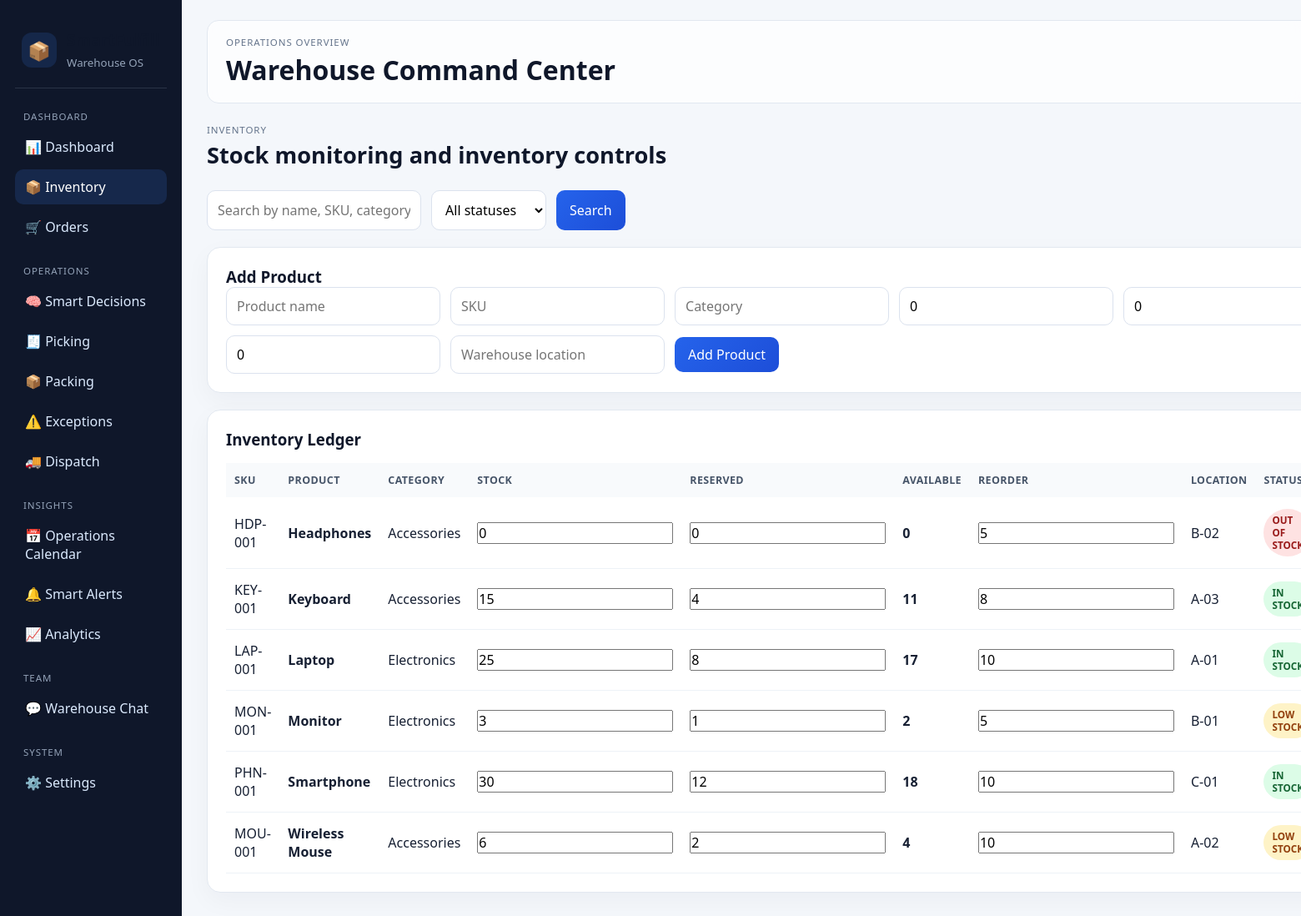
Page /inventory on the committed database.
### tables this page shows
CREATE TABLE inventory (
            id INTEGER PRIMARY KEY AUTOINCREMENT,
            sku TEXT UNIQUE NOT NULL,
            name TEXT NOT NULL,
            category TEXT NOT NULL,
            stock INTEGER NOT NULL,
            reserved INTEGER DEFAULT 0,
            reorder_level INTEGER NOT NULL,
            location TEXT NOT NULL
        );

### app.py (the view, shortened to what this page needs)
@app.route('/inventory', methods=['GET'])
def inventory():
    query = request.args.get('q', '').strip()
    status_filter = request.args.get('status', 'ALL').upper()
    conn = get_db()
    sql = '''
        SELECT *
        FROM inventory
        WHERE 1 = 1
    '''
    params = []
    if query:
        sql += ' AND (name LIKE ? OR sku LIKE ? OR category LIKE ? OR location LIKE ?)'
        like = f'%{query}%'
        params.extend([like, like, like, like])
    sql += ' ORDER BY name'
    products = conn.execute(sql, params).fetchall()
    conn.close()
    return render_template('inventory.html', products=products, query=query, status_filter=status_filter)

### database.py (called while the page is built)
def get_db():
    conn = sqlite3.connect(DATABASE)
    conn.row_factory = sqlite3.Row
    return conn

### templates/inventory.html (shortened to what this page needs)
{% extends "base.html" %}
{% block content %}
<div class="page-header">
    <div>
        <p class="eyebrow">Inventory</p>
        <h2>Stock monitoring and inventory controls</h2>
    </div>
</div>
<div class="toolbar">
    <form class="search-form" method="get" action="/inventory">
        <input type="text" name="q" value="{{ query }}" placeholder="Search by name, SKU, category, location">
        <select name="status">
            <option value="ALL" {% if status_filter == 'ALL' %}selected{% endif %}>All statuses</option>
        </select>
        <button type="submit">Search</button>
    </form>
</div>
<section class="panel add-form-panel">
    <h3>Add Product</h3>
    <form method="post" action="/inventory/add" class="inline-form">
        <input type="text" name="name" placeholder="Product name" required>
        <input type="text" name="sku" placeholder="SKU" required>
        <input type="text" name="category" placeholder="Category" required>
        <input type="number" name="stock" min="0" value="0" required>
        <input type="number" name="reserved" min="0" value="0" required>
        <input type="number" name="reorder_level" min="0" value="0" required>
        <input type="text" name="location" placeholder="Warehouse location" required>
        <button type="submit">Add Product</button>
    </form>
</section>
<section class="panel">
    <div class="panel-header">
        <h3>Inventory Ledger</h3>
    </div>
    <div class="table-wrap">
        <table>
            <thead>
                <tr>
                    <th>SKU</th>
                    <th>Product</th>
                    <th>Category</th>
                    <th>Stock</th>
                    <th>Reserved</th>
                    <th>Available</th>
                    <th>Reorder</th>
                    <th>Location</th>
                    <th>Status</th>
                </tr>
            </thead>
            <tbody>
                {% for product in products %}
                {% set available = product['stock'] - product['reserved'] %}
                <tr>
                    <td>{{ product['sku'] }}</td>
                    <td><strong>{{ product['name'] }}</strong></td>
                    <td>{{ product['category'] }}</td>
                    <form method="post" action="/inventory/update/{{ product['id'] }}">
                        <td><input type="number" name="stock" min="0" value="{{ product['stock'] }}"></td>
                        <td><input type="number" name="reserved" min="0" value="{{ product['reserved'] }}"></td>
                        <td><strong>{{ available }}</strong></td>
                        <td><input type="number" name="reorder_level" min="0" value="{{ product['reorder_level'] }}"></td>
                        <td>{{ product['location'] }}</td>
                        <td>
                            {% if product['stock'] == 0 %}
                            <span class="status-badge danger">OUT OF STOCK</span>
                            {% elif available <= product['reorder_level'] %}
                            <span class="status-badge warning">LOW STOCK</span>
                            {% else %}
                            <span class="status-badge success">IN STOCK</span>
                            {% endif %}
                        </td>
                    </form>
                </tr>
                {% else %}
                <tr><td colspan="10">No inventory items found.</td></tr>
                {% endfor %}
            </tbody>
        </table>
    </div>
</section>
{% endblock %}

### static/style.css (style rules this page uses)
* { box-sizing: border-box; margin: 0; padding: 0; font-family: "Segoe UI", Arial, sans-serif; }
body { display: flex; background: #f4f7fb; color: #172033; }
button, input, select, textarea { font: inherit; }
button { border: none; border-radius: 10px; padding: 10px 16px; background: linear-gradient(135deg, #2563eb, #1d4ed8); color: white; cursor: pointer; transition: 0.2s ease; }
.eyebrow { font-size: 0.72rem; letter-spacing: 0.08em; text-transform: uppercase; color: #64748b; margin-bottom: 4px; }
h1, h2, h3 { color: #0f172a; }
.page-header { display: flex; align-items: center; justify-content: space-between; margin-bottom: 24px; }
.page-header h2 { font-size: 1.7rem; }
.metric-card, .panel, .decision-card { background: white; border: 1px solid #e2e8f0; border-radius: 16px; box-shadow: 0 10px 30px rgba(15, 23, 42, 0.04); }
.panel { padding: 22px; }
.panel-header { display: flex; align-items: center; justify-content: space-between; margin-bottom: 16px; }
.table-wrap { overflow-x: auto; }
table { width: 100%; border-collapse: collapse; min-width: 720px; }
th { text-align: left; background: #f8fafc; color: #475569; padding: 12px 10px; font-size: 0.78rem; letter-spacing: 0.03em; text-transform: uppercase; }
td { padding: 14px 10px; border-bottom: 1px solid #edf2f7; vertical-align: middle; }
.status-badge { display: inline-block; padding: 6px 10px; border-radius: 999px; font-size: 0.73rem; font-weight: 700; text-transform: uppercase; }
.status-badge.success { background: #dcfce7; color: #166534; }
.status-badge.warning { background: #fef3c7; color: #92400e; }
.status-badge.danger { background: #fee2e2; color: #991b1b; }
.toolbar { margin-bottom: 20px; }
.search-form, .inline-form { display: flex; gap: 12px; flex-wrap: wrap; }
.search-form input, .search-form select, .inline-form input, .inline-form select, textarea { padding: 11px 12px; border-radius: 10px; border: 1px solid #dbe2ee; background: white; }
.inline-form { align-items: center; }
.add-form-panel { margin-bottom: 20px; }

### rows in the picture
inventory: sku "HDP-001", name "Headphones", category "Accessories", stock "0", reserved "0", available "0", reorder_level "5", location "B-02", shows "OUT OF…"
inventory: sku "KEY-001", name "Keyboard", category "Accessories", stock "15", reserved "4", available "11", reorder_level "8", location "A-03", shows "IN…"
inventory: sku "LAP-001", name "Laptop", category "Electronics", stock "25", reserved "8", available "17", reorder_level "10", location "A-01", shows "IN…"
inventory: sku "MON-001", name "Monitor", category "Electronics", stock "3", reserved "1", available "2", reorder_level "5", location "B-01", shows "LOW…"
inventory: sku "PHN-001", name "Smartphone", category "Electronics", stock "30", reserved "12", available "18", reorder_level "10", location "C-01", shows "IN…"
inventory: sku "MOU-001", name "Wireless Mouse", category "Accessories", stock "6", reserved "2", available "4", reorder_level "10", location "A-02", shows "LOW…"
